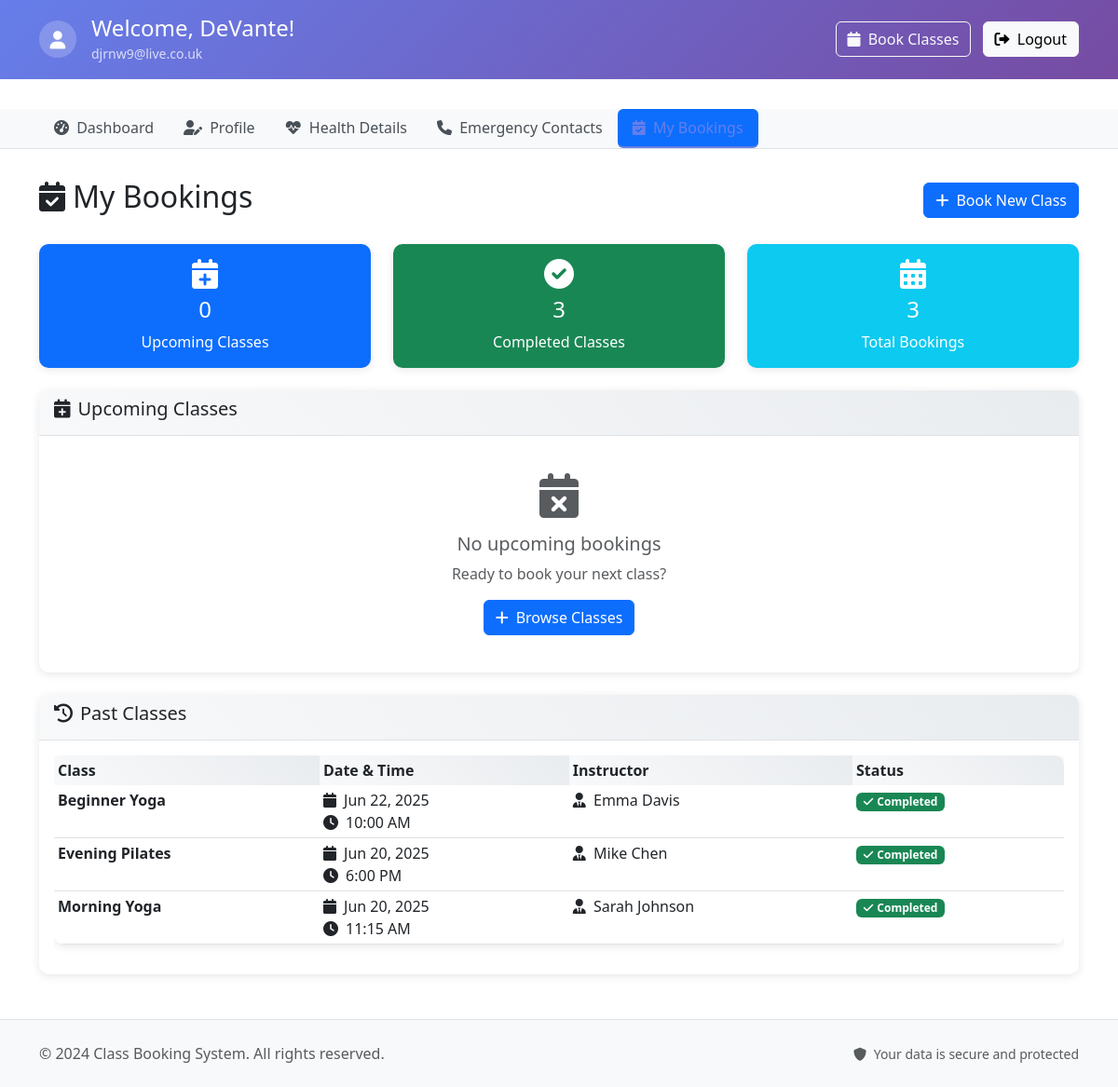
/public/user/bookings.php (signed in), run on the app's committed database.
### tables this page shows
CREATE TABLE `bookings` (
  `id` int(11) NOT NULL AUTO_INCREMENT,
  `user_id` int(11) DEFAULT NULL,
  `class_id` int(11) NOT NULL,
  `name` varchar(255) NOT NULL,
  `email` varchar(255) NOT NULL,
  `created_at` timestamp NOT NULL DEFAULT current_timestamp(),
  `membership_cycle` varchar(7) DEFAULT NULL COMMENT 'YYYY-MM format for tracking monthly limits',
  `is_free_trial` tinyint(1) DEFAULT 0,
  PRIMARY KEY (`id`),
  KEY `class_id` (`class_id`),
  KEY `idx_bookings_user_id` (`user_id`),
  KEY `idx_bookings_membership_cycle` (`membership_cycle`),
  KEY `idx_bookings_free_trial` (`is_free_trial`),
  CONSTRAINT `bookings_ibfk_1` FOREIGN KEY (`class_id`) REFERENCES `classes` (`id`) ON DELETE CASCADE,
  CONSTRAINT `bookings_ibfk_2` FOREIGN KEY (`user_id`) REFERENCES `users` (`id`) ON DELETE CASCADE
);

CREATE TABLE `classes` (
  `id` int(11) NOT NULL AUTO_INCREMENT,
  `name` varchar(255) NOT NULL,
  `description` text DEFAULT NULL,
  `date` date NOT NULL,
  `time` time NOT NULL,
  `capacity` int(11) NOT NULL,
  `created_at` timestamp NOT NULL DEFAULT current_timestamp(),
  `instructor_id` int(11) DEFAULT NULL,
  `recurring` tinyint(1) DEFAULT 0,
  PRIMARY KEY (`id`),
  KEY `fk_classes_instructor` (`instructor_id`),
  CONSTRAINT `fk_classes_instructor` FOREIGN KEY (`instructor_id`) REFERENCES `instructors` (`id`) ON DELETE SET NULL
);

### public/user/bookings.php (the view, shortened to what this page needs)
<?php
$userInfo = getUserInfo();
$upcomingBookings = [];
$pastBookings = [];
$allBookings = [];
try {
    require_once __DIR__ . '/../api/db.php';
    $stmt = $pdo->prepare("
        SELECT b.id as booking_id, b.created_at,
               c.id as class_id, c.name as class_name, c.description, c.date, c.time, c.capacity,
               CONCAT(i.first_name, ' ', i.last_name) as instructor_name,
               i.email as instructor_email,
               (SELECT COUNT(*) FROM bookings WHERE class_id = c.id) as total_bookings
        FROM bookings b
        JOIN classes c ON b.class_id = c.id
        LEFT JOIN instructors i ON c.instructor_id = i.id
        WHERE (b.user_id = ? OR (b.user_id IS NULL AND b.email = ?))
        ORDER BY c.date DESC, c.time DESC
    ");
    $stmt->execute([$userInfo['id'], $userInfo['email']]);
    $allBookings = $stmt->fetchAll();
    $currentDate = date('Y-m-d');
    foreach ($allBookings as $booking) {
        if ($booking['date'] >= $currentDate) {
            $upcomingBookings[] = $booking;
        } else {
            $pastBookings[] = $booking;
        }
    }
    usort($upcomingBookings, function($a, $b) {
        $dateCompare = strtotime($a['date'] . ' ' . $a['time']) - strtotime($b['date'] . ' ' . $b['time']);
        return $dateCompare;
    });
} catch (Exception $e) {
    error_log('Error fetching user bookings for user ID ' . $userInfo['id'] . ' (email: ' . $userInfo['email'] . '): ' . $e->getMessage());
    $error_message = 'Unable to load your bookings at this time. Please try again later.';
    if (defined('WP_DEBUG') && WP_DEBUG) {
        $error_message .= ' Debug: ' . $e->getMessage();
    }
}
include 'header.php';
?>
<div class="row">
    <div class="col-12">
        <div class="d-flex justify-content-between align-items-center mb-4">
            <h2><i class="fas fa-calendar-check me-2"></i>My Bookings</h2>
            <a href="../index.php" class="btn btn-primary">
                <i class="fas fa-plus me-2"></i>Book New Class
            </a>
        </div>
    </div>
</div>
<div class="row mb-4">
    <div class="col-md-4">
        <div class="card bg-primary text-white">
            <div class="card-body text-center">
                <i class="fas fa-calendar-plus fa-2x mb-2"></i>
                <h4><?php echo count($upcomingBookings); ?></h4>
                <p class="mb-0">Upcoming Classes</p>
            </div>
        </div>
    </div>
    <div class="col-md-4">
        <div class="card bg-success text-white">
            <div class="card-body text-center">
                <i class="fas fa-check-circle fa-2x mb-2"></i>
                <h4><?php echo count($pastBookings); ?></h4>
                <p class="mb-0">Completed Classes</p>
            </div>
        </div>
    </div>
    <div class="col-md-4">
        <div class="card bg-info text-white">
            <div class="card-body text-center">
                <i class="fas fa-calendar-alt fa-2x mb-2"></i>
                <h4><?php echo count($allBookings); ?></h4>
                <p class="mb-0">Total Bookings</p>
            </div>
        </div>
    </div>
</div>
<div class="row mb-4">
    <div class="col-12">
        <div class="card">
            <div class="card-header">
                <h5><i class="fas fa-calendar-plus me-2"></i>Upcoming Classes</h5>
            </div>
            <div class="card-body">
                <?php if (empty($upcomingBookings)): ?>
                    <div class="text-center py-4">
                        <i class="fas fa-calendar-times fa-3x text-muted mb-3"></i>
                        <h5 class="text-muted">No upcoming bookings</h5>
                        <p class="text-muted">Ready to book your next class?</p>
                        <a href="../index.php" class="btn btn-primary">
                            <i class="fas fa-plus me-2"></i>Browse Classes
                        </a>
                    </div>
                <?php endif; ?>
            </div>
        </div>
    </div>
</div>
<div class="row">
    <div class="col-12">
        <div class="card">
            <div class="card-header">
                <h5><i class="fas fa-history me-2"></i>Past Classes</h5>
            </div>
            <div class="card-body">
                <?php if (empty($pastBookings)): ?>
                    <div class="text-center py-4">
                        <i class="fas fa-clock fa-3x text-muted mb-3"></i>
                        <h5 class="text-muted">No past bookings</h5>
                        <p class="text-muted">Your completed classes will appear here.</p>
                    </div>
                <?php else: ?>
                    <div class="table-responsive">
                        <table class="table table-sm">
                            <thead>
                                <tr>
                                    <th>Class</th>
                                    <th>Date & Time</th>
                                    <th>Instructor</th>
                                    <th>Status</th>
                                </tr>
                            </thead>
                            <tbody>
                                <?php foreach ($pastBookings as $booking): ?>
                                    <tr>
                                        <td>
                                            <strong><?php echo htmlspecialchars($booking['class_name']); ?></strong>
                                        </td>
                                        <td>
                                            <i class="fas fa-calendar me-1"></i>
                                            <?php echo date('M d, Y', strtotime($booking['date'])); ?>
                                            <br>
                                            <i class="fas fa-clock me-1"></i>
                                            <?php echo date('g:i A', strtotime($booking['time'])); ?>
                                        </td>
                                        <td>
                                            <?php if (!empty($booking['instructor_name'])): ?>
                                                <i class="fas fa-user-tie me-1"></i>
                                                <?php echo htmlspecialchars($booking['instructor_name']); ?>
                                            <?php else: ?>
                                                <span class="text-muted">TBA</span>
                                            <?php endif; ?>
                                        </td>
                                        <td>
                                            <span class="badge bg-success">
                                                <i class="fas fa-check me-1"></i>Completed
                                            </span>
                                        </td>
                                    </tr>
                                <?php endforeach; ?>
                            </tbody>
                        </table>
                    </div>
                <?php endif; ?>
            </div>
        </div>
    </div>
</div>
<?php include 'footer.php'; ?>

### assets/css/custom.css (style rules this page uses)
.btn { border-radius: 6px; font-weight: 500; }
.card { border: none; box-shadow: 0 2px 10px rgba(0, 0, 0, 0.1); border-radius: 10px; }
.card-header { background: linear-gradient(45deg, #f8f9fa, #e9ecef); border-bottom: 1px solid #dee2e6; border-radius: 10px 10px 0 0 !important; }
.table { border-radius: 10px; overflow: hidden; box-shadow: 0 2px 10px rgba(0, 0, 0, 0.1); }
.table thead th { background: linear-gradient(45deg, #f8f9fa, #e9ecef); border: none; font-weight: 600; }

### data on the page
bookings: class.name "Beginner Yoga", class.date "Jun 22, 2025", class.time "10:00 AM", instructor_name "Emma Davis"
bookings: class.name "Evening Pilates", class.date "Jun 20, 2025", class.time "6:00 PM", instructor_name "Mike Chen"
bookings: class.name "Morning Yoga", class.date "Jun 20, 2025", class.time "11:15 AM", instructor_name "Sarah Johnson"

### other printed values
$userInfo['first_name'] "DeVante"
$userInfo['email'] "djrnw9@live.co.uk"
count($upcomingBookings) "0"
count($pastBookings) "3"
count($allBookings) "3"
